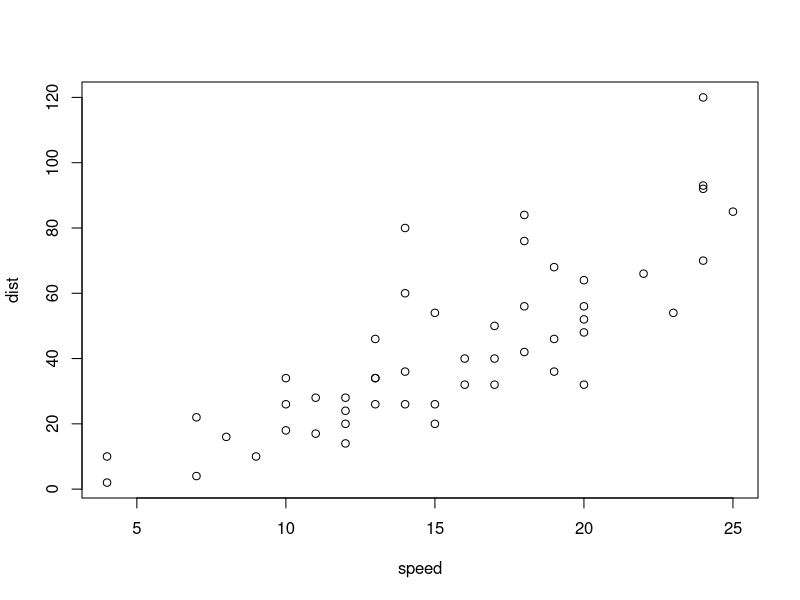
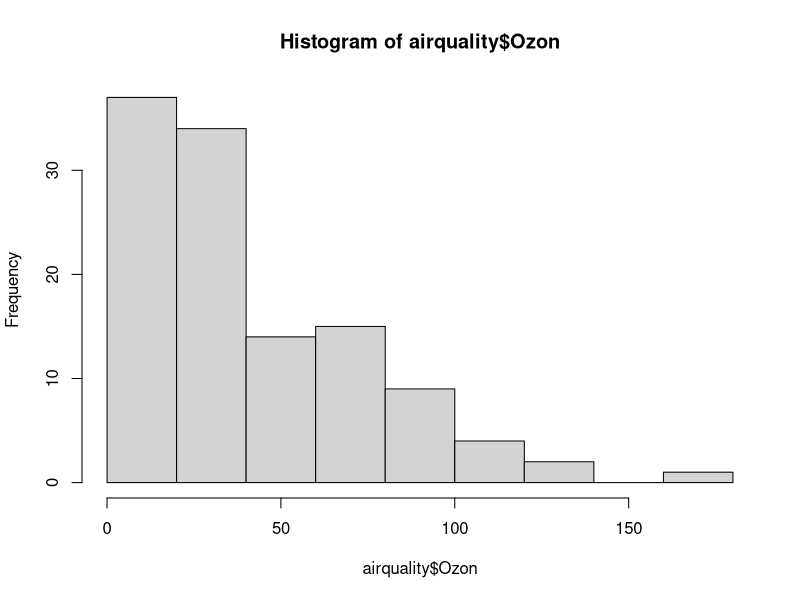
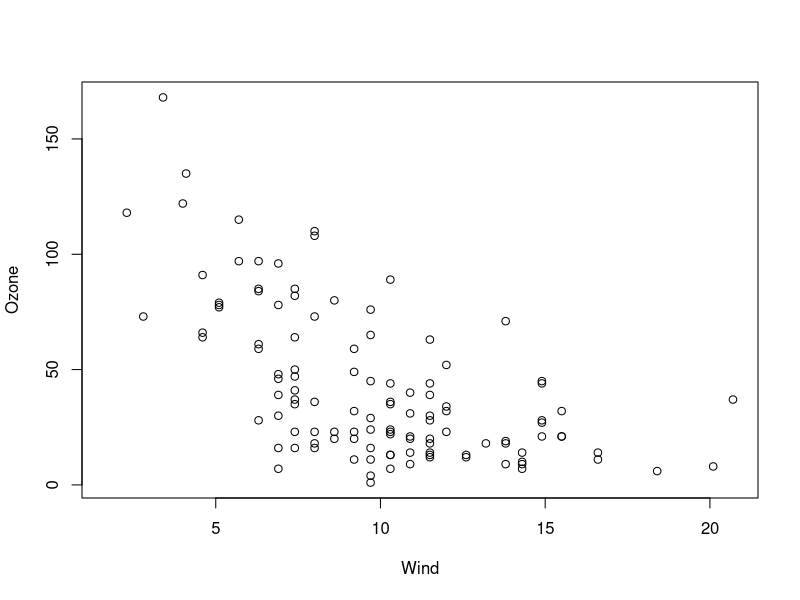
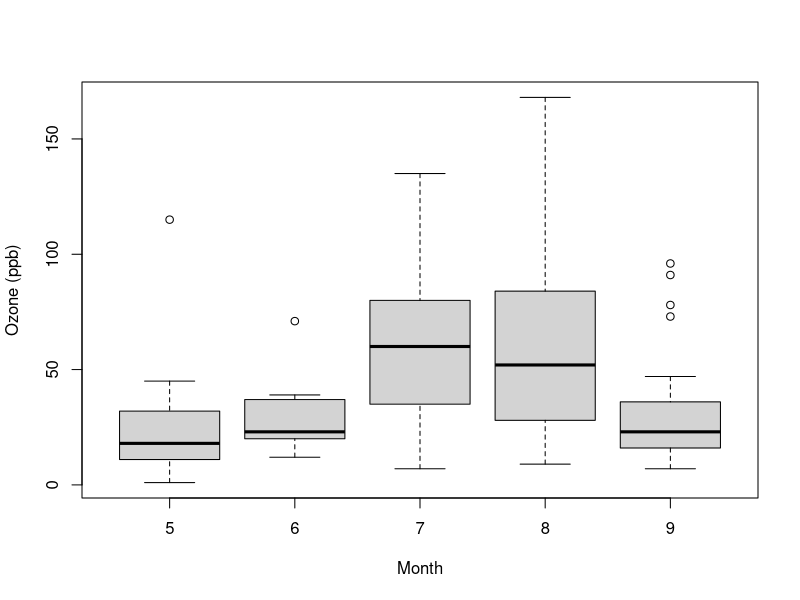
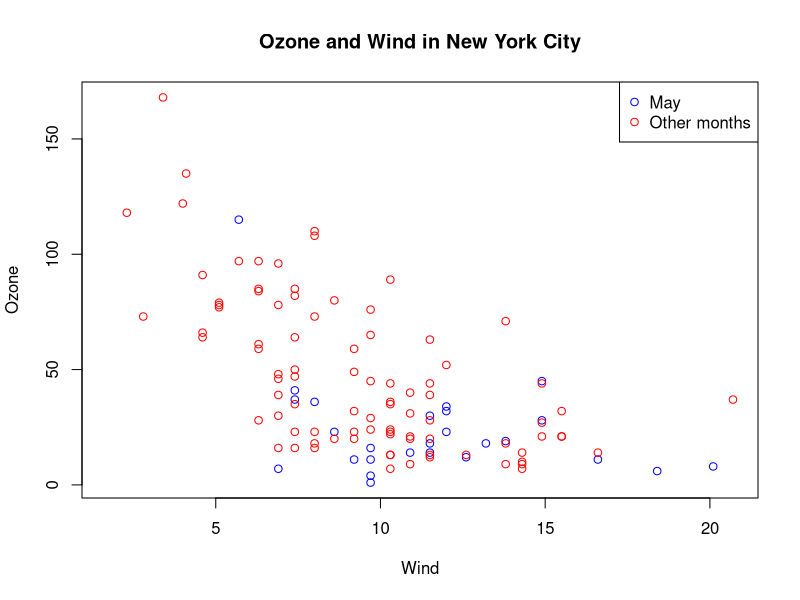
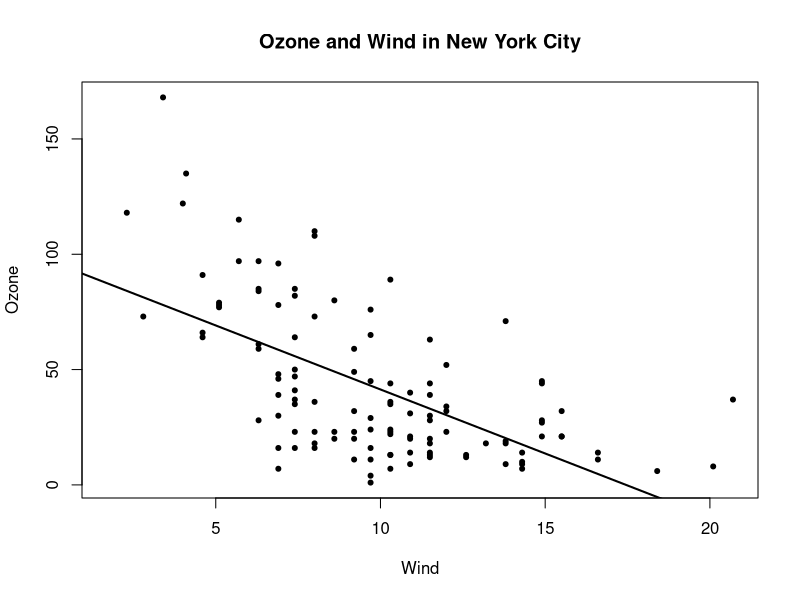
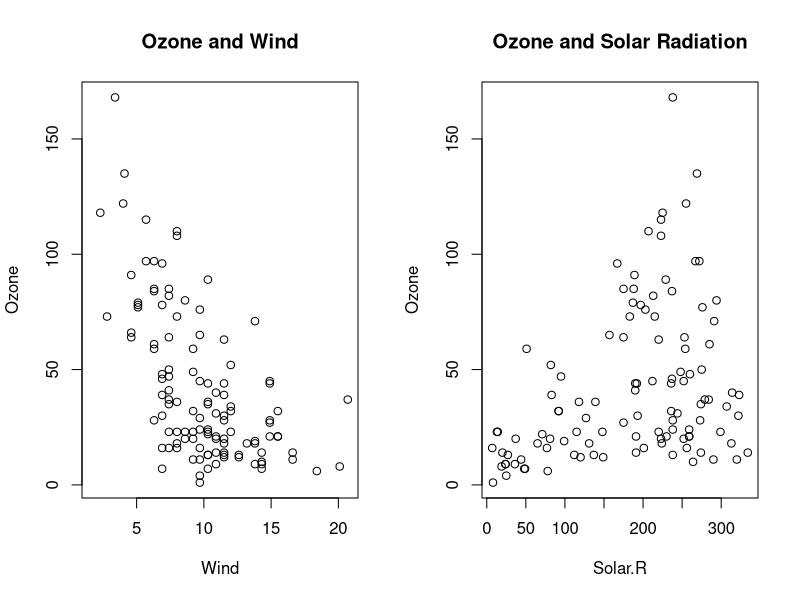
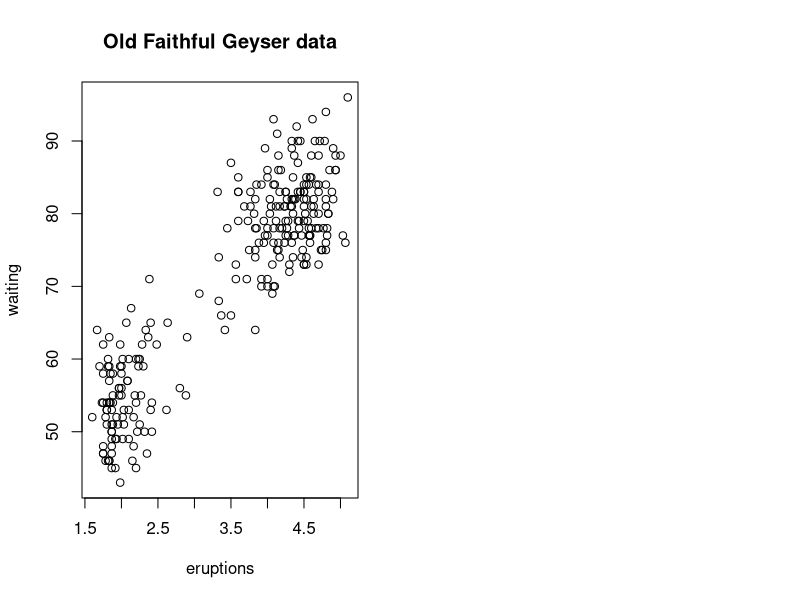

The R script that drew these images, in order:
## ---- chunk 1
library(datasets)
data(cars)
with(cars, plot(speed, dist))
## ---- chunk 2
par("bg")
## ---- chunk 3
library(datasets)
hist(airquality$Ozon)
## ---- chunk 4
library(datasets)
with(airquality, plot(Wind, Ozone))
## ---- chunk 5
library(datasets)
airquality <- transform(airquality, Month = factor(Month))
boxplot(Ozone ~ Month, airquality, xlab = "Month", ylab = "Ozone (ppb)")
## ---- chunk 6
with(airquality, plot(Wind, Ozone, main = "Ozone and Wind in New York City", type="n"))
with(subset(airquality, Month == 5), points(Wind, Ozone, col="blue"))
with(subset(airquality, Month != 5), points(Wind, Ozone, col="red"))
legend("topright", pch = 1, col = c("blue", "red"), legend = c("May", "Other months"))
## ---- chunk 7
with(airquality, plot(Wind, Ozone, main = "Ozone and Wind in New York City", pch = 20))
model <- lm(Ozone ~ Wind, airquality)
abline(model, lwd = 2)
## ---- chunk 8
par(mfrow = c(1, 2))
with(airquality, {
    plot(Wind, Ozone, main = "Ozone and Wind")
    plot(Solar.R, Ozone, main = "Ozone and Solar Radiation")
})
## ---- chunk 9
library(datasets)
pdf(file = "test.pdf")
par(mfrow = c(1,1))
with(faithful, plot(eruptions, waiting))
title(main = "Old Faithful Geyser data")
dev.off()
## ---- chunk 10
# Current device
dev.cur()
# Change the current device
dev.set(2)
## ---- chunk 11
library(datasets)
with(faithful, plot(eruptions, waiting))
title(main = "Old Faithful Geyser data")
dev.copy(png, file = "test.png")
dev.off()
## ---- chunk 12
library(lattice)

state <- data.frame(state.x77, region = state.region)
xyplot(Life.Exp ~ Income | region, data = state, layout = c(4,1))
## ---- chunk 13
library(lattice)
library(datasets)
xyplot(Ozone ~ Wind, data = airquality)
## ---- chunk 14
airquality <- transform(airquality, Month = factor(Month))
xyplot(Ozone ~ Wind | Month, data = airquality, layout = c(5,1))
## ---- chunk 15
set.seed(10)
x <- rnorm(100)
f <- rep(0:1, each = 50)
y <- x + f - f * x + rnorm(100, sd = 0.5)
f <- factor(f, labels = c("Group1", "Group2"))
xyplot(y ~ x | f, layout = c(2, 1))
## ---- chunk 16
xyplot(y ~ x | f, panel = function(x,y, ...) {
    panel.xyplot(x, y, ...)
    panel.abline(h = median(y), lty = 2)
})
## ---- chunk 17
xyplot(y ~ x | f, panel = function(x,y, ...) {
    panel.xyplot(x, y, ...)
    panel.lmline(x, y, col = 2)
})
## ---- chunk 18
library(ggplot2)
data(mpg)
qplot(displ, hwy, data = mpg)
